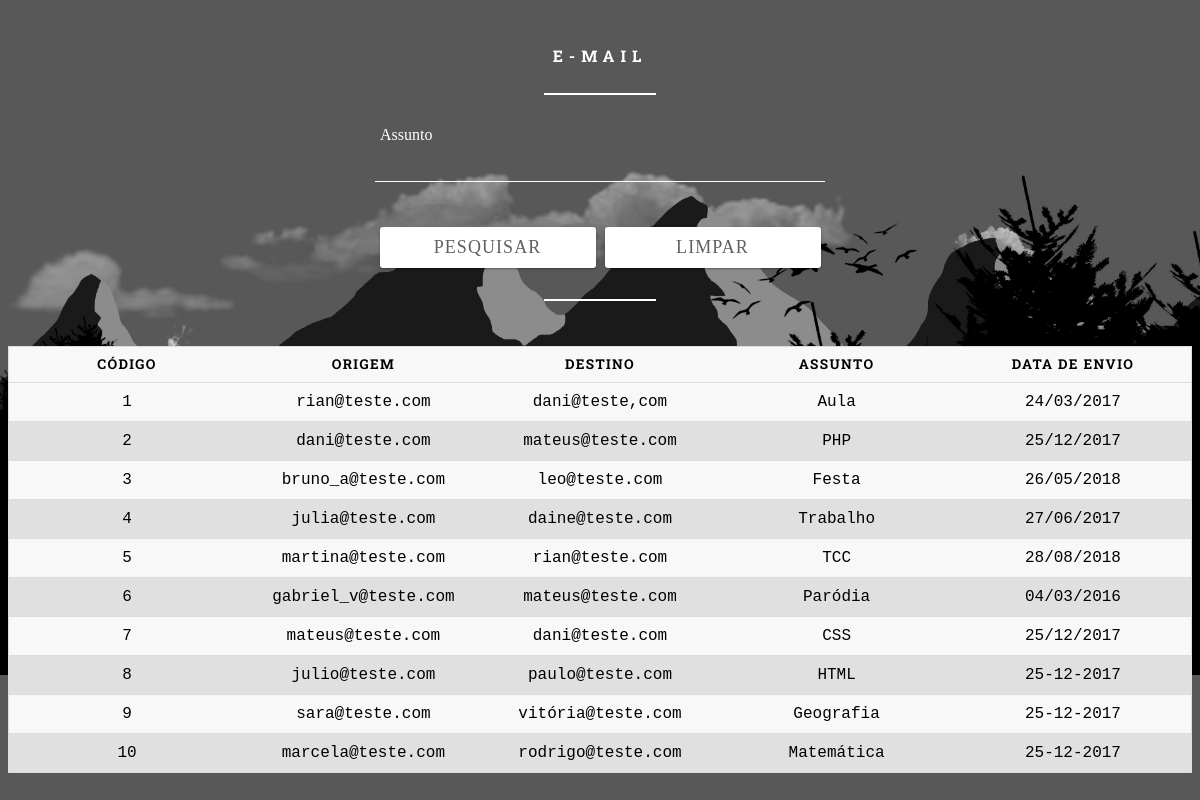
Screenshot of /ExerciciosCRUD1/Exercicio15.php with the database file from the repository.
### tables this page shows
create table email (
	codigo int primary key auto_increment,
	origem varchar(100),
	destino varchar(100),
	assunto varchar(150),
	data_envio varchar(50)
);

### ExerciciosCRUD1/conf/conf.inc.php (called while the page is built, shortened)
<?php
	$tb_email = 'email';
?>

### ExerciciosCRUD1/Exercicio15.php (the view, shortened to what this page needs)
<!DOCTYPE html>
<html lang="pt-BR">
<?php
  require 'connect/connect.php';
  $pesquisa = isset($_POST['pesquisa'])?$_POST['pesquisa']:'';
?>
<head>
  <link rel="stylesheet" href="assets/css/basico.css" />
</head>
<body>
  <form method="post">
    <h5>E-Mail</h5>
    <hr class="dividir" />
    <div class="input">
      <input type="text" name="pesquisa" value="<?php echo $pesquisa; ?>" />
      <label>Assunto</label>
    </div>
    <div class="input">
      <input type="submit" value="Pesquisar" />
      <input type="reset" value="Limpar" />
    </div>
    </form>
    <form>
    <br /><br /><br /><br />
    <hr class="dividir" />
  </form>
    <table>
      <thead>
        <th scope="col">Código</th>
        <th scope="col">Origem</th>
        <th scope="col">Destino</th>
        <th scope="col">Assunto</th>
        <th scope="col">Data de Envio</th>
      </thead>
      <?php
        $sql = 'select * from '. $tb_email. ' where assunto like "'. $pesquisa. '%" order by codigo';
        $resultado = mysqli_query($conexao, $sql);
        while ($row = mysqli_fetch_array($resultado)) {
          echo '<tr>';
          echo '<td>'. $row['codigo']. '</td>';
          echo '<td>'. $row['origem']. '</td>';
          echo '<td>'. $row['destino']. '</td>';
          echo '<td>'. $row['assunto']. '</td>';
          echo '<td>'. $row['data_envio']. '</td>';
          echo '</tr>';
        }
      ?>
    </table>
</body>
</html>

### ExerciciosCRUD1/assets/css/basico.css (style rules this page uses)
body { background: url("../images/wallpaper.png"); background-position: top; background-repeat: repeat; background-clip: border-box; background-size: 100%; background-origin: border-box; background-attachment: fixed; font-family: 'Roboto Slab', monospace; color: white; font-size: 16px; font-weight: normal; }
form { width: 450px; margin: 45px auto; }
h5 { text-align: center; text-transform: uppercase; color: #fff; letter-spacing: 6px; font-size: 16px; }
hr.dividir { background: #fff; -webkit-box-shadow: none; box-shadow: none; border: none; height: 2px; width: 25%; margin: 0px auto 0px auto; }
.input { position: relative; margin: 45px 0; width: 450px; font-family: 'Roboto Slab'; }
label { font-family: 'Roboto Slab'; }
input, textarea { background: none; color: #fff; font-size: 18px; padding: 10px 10px 10px 5px; font-family: 'Roboto Slab'; display: block; width: 450px; border: none; border-radius: 0; border-bottom: 1px solid #fff; }
input:focus~label, input:valid~label, textarea:focus~label, textarea:valid~label { top: -14px; font-size: 16px; color: #fff; }
.input label { color: #fff; font-size: 16px; font-weight: normal; position: absolute; pointer-events: none; left: 5px; top: 10px; font-family: 'Roboto Slab'; -webkit-transition: 300ms ease all; transition: 300ms ease all; }
input[type="submit"], input[type="reset"] { background: white; color: #616161; border: none; padding: 10px 20px; border-radius: 3px; letter-spacing: 0.06em; text-transform: uppercase; text-decoration: none; outline: none; width: 48%; float: left; margin: auto 1% 1% 1%; -webkit-box-shadow: 0 1px 3px rgba(0, 0, 0, 0.12), 0 1px 2px rgba(0, 0, 0, 0.24); box-shadow: 0 1px 3pxrgba(0, 0, 0, 0.12), 0 1px 2px rgba(0, 0, 0, 0.24); -webkit-transition: all 0.3s cubic-bezier(0.25, 0.8, 0.25, 1); transition: all 0.3s cubic-bezier(0.25, 0.8, 0.25, 1); }
table { border: 1px solid #ccc; border-collapse: collapse; margin: 0; color: #000000; padding: 0; width: 100%; table-layout: fixed; border-radius: 15px; }
table tr { background: #f8f8f8; border: 1px solid #ddd; padding: .35em; }
table tr:nth-child(even) { background: #E0E0E0; border: 1px solid #ddd; padding: .35em; }
table th, table td { padding: .625em; text-align: center; }
table th { font-size: .85em; letter-spacing: .1em; text-transform: uppercase; }
*, *:before, *:after { box-sizing: border-box; }

### rows the page displays
email: codigo "1", origem "rian@teste.com", destino "dani@teste,com", assunto "Aula", data_envio "24/03/2017"
email: codigo "2", origem "dani@teste.com", destino "mateus@teste.com", assunto "PHP", data_envio "25/12/2017"
email: codigo "3", origem "bruno_a@teste.com", destino "leo@teste.com", assunto "Festa", data_envio "26/05/2018"
email: codigo "4", origem "julia@teste.com", destino "daine@teste.com", assunto "Trabalho", data_envio "27/06/2017"
email: codigo "5", origem "martina@teste.com", destino "rian@teste.com", assunto "TCC", data_envio "28/08/2018"
email: codigo "6", origem "gabriel_v@teste.com", destino "mateus@teste.com", assunto "Paródia", data_envio "04/03/2016"
email: codigo "7", origem "mateus@teste.com", destino "dani@teste.com", assunto "CSS", data_envio "25/12/2017"
email: codigo "8", origem "julio@teste.com", destino "paulo@teste.com", assunto "HTML", data_envio "25-12-2017"
email: codigo "9", origem "sara@teste.com", destino "vitória@teste.com", assunto "Geografia", data_envio "25-12-2017"
email: codigo "10", origem "marcela@teste.com", destino "rodrigo@teste.com", assunto "Matemática", data_envio "25-12-2017"
